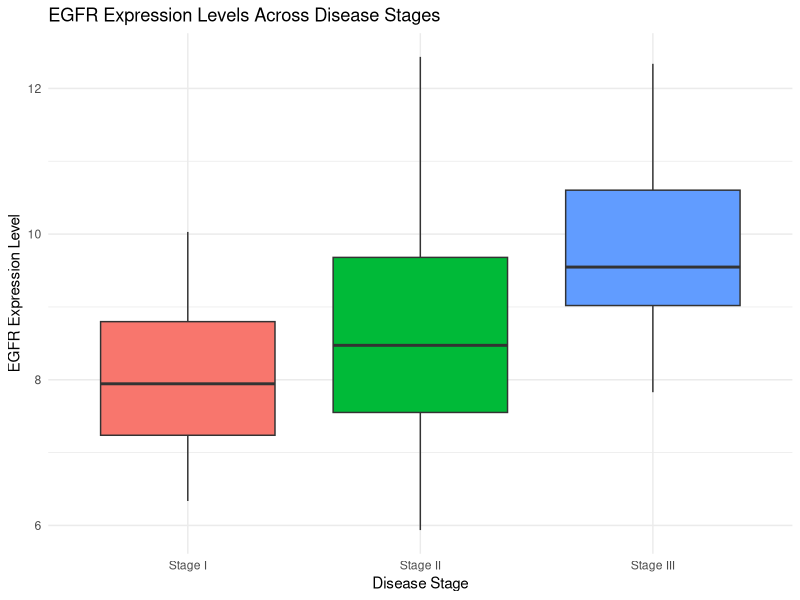
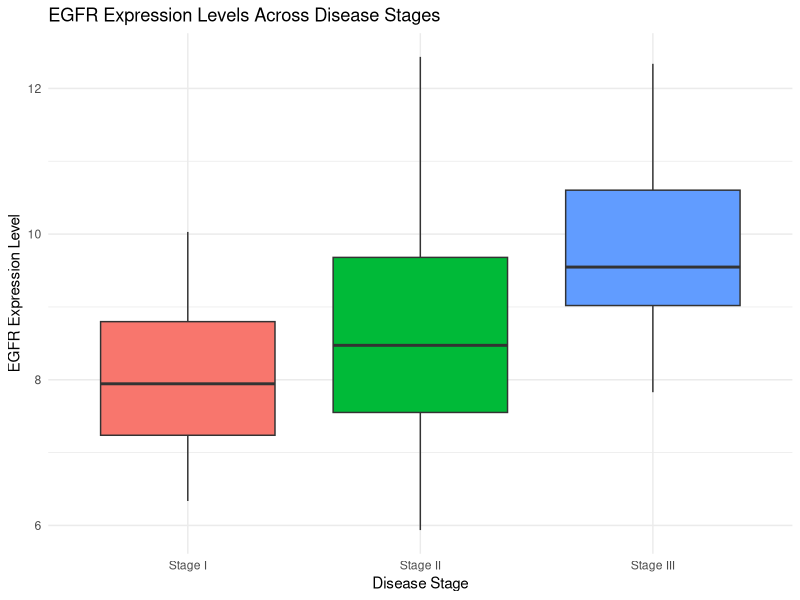

R code for these plots, in order:
library(tidyverse)
library(ggrepel)

# Load the data
data <- read.csv("bio_complex_data.csv")

# Create the box plot for EGFR expression across disease stages
final_plot <- ggplot(data, aes(x = disease_stage, y = EGFR_expr)) +
  geom_boxplot(aes(fill = disease_stage)) +
  labs(
    title = "EGFR Expression Levels Across Disease Stages",
    x = "Disease Stage",
    y = "EGFR Expression Level"
  ) +
  theme_minimal() +
  theme(legend.position = "none")

# Save the plot in PNG and PDF formats
ggsave("__OUTPUT_PNG_FILE__", plot = final_plot, width = 8, height = 6, dpi = 300)
ggsave("__OUTPUT_PDF_FILE__", plot = final_plot, width = 8, height = 6)